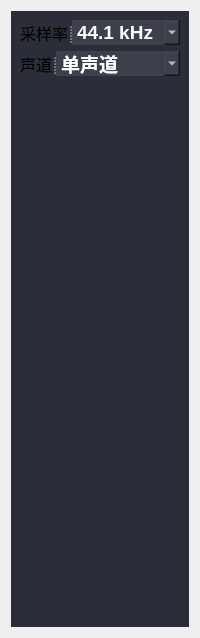
            <widget class="QWidget" name="audio_page">
             <layout class="QGridLayout" name="gridLayout_3">
              <item row="0" column="0">
               <widget class="QWidget" name="widget_7" native="true">
                <property name="sizePolicy">
                 <sizepolicy hsizetype="Preferred" vsizetype="Preferred">
                  <horstretch>0</horstretch>
                  <verstretch>0</verstretch>
                 </sizepolicy>
                </property>
                <property name="styleSheet">
                 <string notr="true">QWidget {
	background : #2b2e38;
}
</string>
                </property>
                <layout class="QVBoxLayout" name="verticalLayout_10">
                 <item>
                  <layout class="QVBoxLayout" name="verticalLayout_9">
                   <item>
                    <widget class="QSplitter" name="splitter_5">
                     <property name="sizePolicy">
                      <sizepolicy hsizetype="Expanding" vsizetype="Preferred">
                       <horstretch>0</horstretch>
                       <verstretch>1</verstretch>
                      </sizepolicy>
                     </property>
                     <property name="orientation">
                      <enum>Qt::Horizontal</enum>
                     </property>
                     <widget class="QLabel" name="label_6">
                      <property name="sizePolicy">
                       <sizepolicy hsizetype="Preferred" vsizetype="Preferred">
                        <horstretch>1</horstretch>
                        <verstretch>1</verstretch>
                       </sizepolicy>
                      </property>
                      <property name="font">
                       <font>
                        <family>Arial</family>
                        <pointsize>12</pointsize>
                       </font>
                      </property>
                      <property name="text">
                       <string>采样率</string>
                      </property>
                      <property name="alignment">
                       <set>Qt::AlignLeading|Qt::AlignLeft|Qt::AlignVCenter</set>
                      </property>
                     </widget>
                     <widget class="QComboBox" name="comboBox_2">
                      <property name="sizePolicy">
                       <sizepolicy hsizetype="Preferred" vsizetype="Fixed">
                        <horstretch>6</horstretch>
                        <verstretch>2</verstretch>
                       </sizepolicy>
                      </property>
                      <property name="minimumSize">
                       <size>
                        <width>0</width>
                        <height>25</height>
                       </size>
                      </property>
                      <property name="font">
                       <font>
                        <pointsize>14</pointsize>
                        <weight>75</weight>
                        <bold>true</bold>
                       </font>
                      </property>
                      <property name="styleSheet">
                       <string notr="true">background: #3c404b;
color: white;
border-radius: 1px;</string>
                      </property>
                      <item>
                       <property name="text">
                        <string>44.1 kHz</string>
                       </property>
                      </item>
                      <item>
                       <property name="text">
                        <string>48 kHz</string>
                       </property>
                      </item>
                     </widget>
                    </widget>
                   </item>
                   <item>
                    <widget class="QSplitter" name="splitter_6">
                     <property name="sizePolicy">
                      <sizepolicy hsizetype="Expanding" vsizetype="Preferred">
                       <horstretch>0</horstretch>
                       <verstretch>1</verstretch>
                      </sizepolicy>
                     </property>
                     <property name="orientation">
                      <enum>Qt::Horizontal</enum>
                     </property>
                     <widget class="QLabel" name="label_7">
                      <property name="sizePolicy">
                       <sizepolicy hsizetype="Preferred" vsizetype="Preferred">
                        <horstretch>1</horstretch>
                        <verstretch>1</verstretch>
                       </sizepolicy>
                      </property>
                      <property name="font">
                       <font>
                        <family>Arial</family>
                        <pointsize>12</pointsize>
                       </font>
                      </property>
                      <property name="text">
                       <string>声道</string>
                      </property>
                      <property name="alignment">
                       <set>Qt::AlignLeading|Qt::AlignLeft|Qt::AlignVCenter</set>
                      </property>
                     </widget>
                     <widget class="QComboBox" name="comboBox">
                      <property name="sizePolicy">
                       <sizepolicy hsizetype="Preferred" vsizetype="Fixed">
                        <horstretch>6</horstretch>
                        <verstretch>2</verstretch>
                       </sizepolicy>
                      </property>
                      <property name="minimumSize">
                       <size>
                        <width>0</width>
                        <height>25</height>
                       </size>
                      </property>
                      <property name="font">
                       <font>
                        <pointsize>14</pointsize>
                        <weight>75</weight>
                        <bold>true</bold>
                       </font>
                      </property>
                      <property name="styleSheet">
                       <string notr="true">background: #3c404b;
color: white;
border-radius: 1px;</string>
                      </property>
                      <item>
                       <property name="text">
                        <string>单声道</string>
                       </property>
                      </item>
                      <item>
                       <property name="text">
                        <string>立体声</string>
                       </property>
                      </item>
                      <item>
                       <property name="text">
                        <string>2.1</string>
                       </property>
                      </item>
                      <item>
                       <property name="text">
                        <string>4.0</string>
                       </property>
                      </item>
                      <item>
                       <property name="text">
                        <string>4.1</string>
                       </property>
                      </item>
                      <item>
                       <property name="text">
                        <string>5.1</string>
                       </property>
                      </item>
                      <item>
                       <property name="text">
                        <string>7.1</string>
                       </property>
                      </item>
                     </widget>
                    </widget>
                   </item>
                  </layout>
                 </item>
                 <item>
                  <spacer name="verticalSpacer_3">
                   <property name="orientation">
                    <enum>Qt::Vertical</enum>
                   </property>
                   <property name="sizeType">
                    <enum>QSizePolicy::Expanding</enum>
                   </property>
                   <property name="sizeHint" stdset="0">
                    <size>
                     <width>20</width>
                     <height>542</height>
                    </size>
                   </property>
                  </spacer>
                 </item>
                </layout>
               </widget>
              </item>
             </layout>
            </widget>
